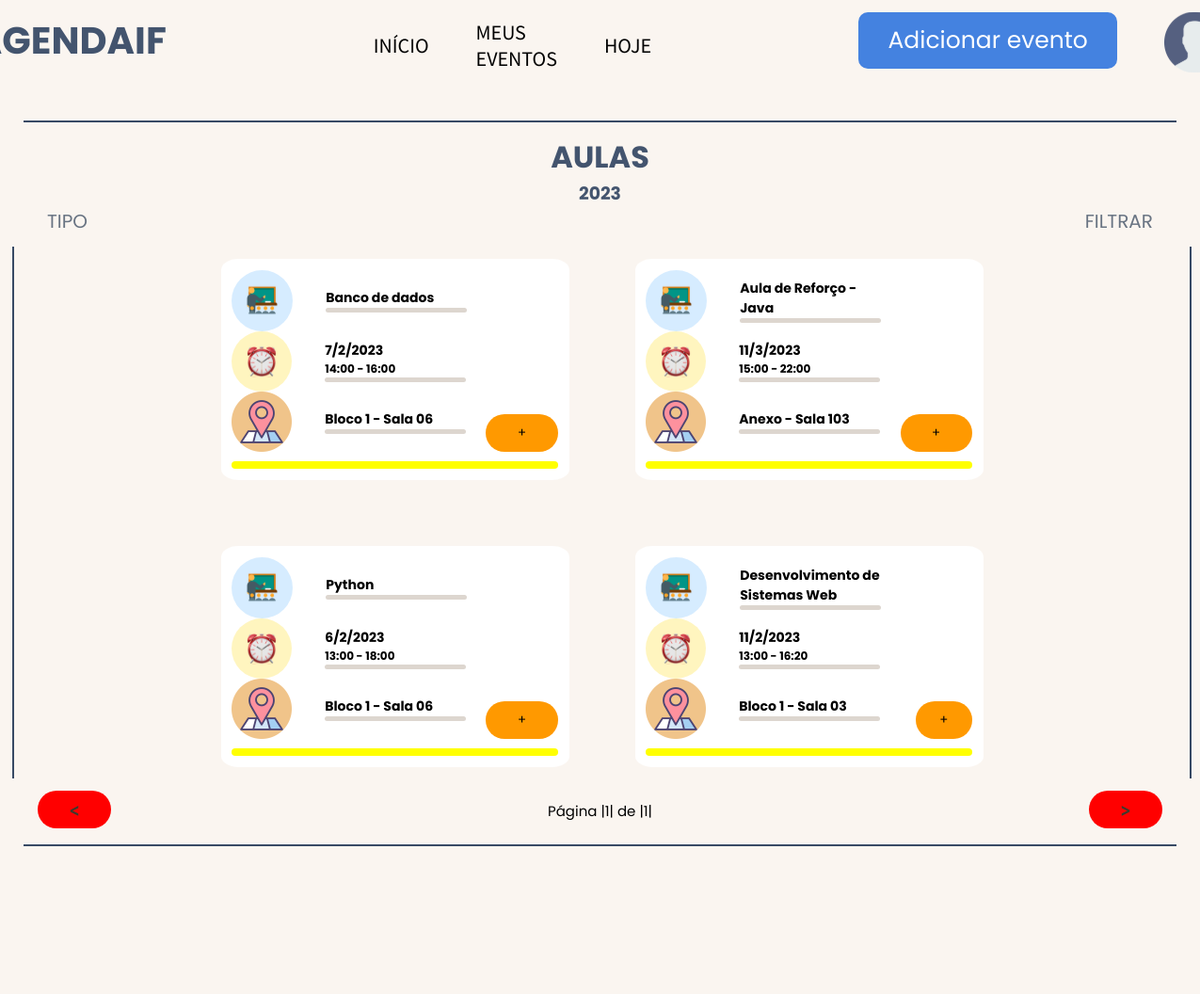
Screenshot of /eventos/yearClassrooms/ (signed in) with the database file from the repository.
### events/models.py (models this page shows, shortened)
class Eventos(models.Model):
    name = models.CharField(max_length=80, verbose_name= 'Disciplina ou Tema:')
    registrationDate = models.DateField(default= date.today, verbose_name= 'Data')
    timeStart = models.TimeField( verbose_name= 'Hora inicial')
    timeEnd = models.TimeField(verbose_name= 'Hora final')
    meals = models.DecimalField(max_digits=3, decimal_places= 0, verbose_name= 'Refeições')
    tipo = models.CharField(max_length=12)
    local = models.ForeignKey(Salas, on_delete= models.DO_NOTHING, verbose_name= 'Local')
    user = models.ForeignKey(User, on_delete=models.DO_NOTHING)
    class Meta:
        verbose_name = 'Evento'

class Salas(models.Model):
    name = models.CharField(max_length=30)
    tam = models.DecimalField(max_digits=3, decimal_places=0)
    def __str__(self) -> str:
        return self.name
    class Meta:
        verbose_name = 'Sala'

### events/views.py (the view)
# urls.py: path('yearClassrooms/', views.yearClassrooms, name = 'yearClassrooms'),
def yearClassrooms(request):
    if request.session.get('user'):
        user = User.objects.get(id = request.session['user'])
        dateToday = date.today()
        events = Eventos.objects.all()
        eventsFilter = set()
        eventsFilterTwo = set()
        for filter in events:
            if filter.registrationDate.year == dateToday.year:
                eventsFilter.add(filter)
        for filter in eventsFilter:
            if filter.tipo == 'Aula':
                eventsFilterTwo.add(filter)
        eventsFilterTwo = list(eventsFilterTwo)
        paginator = Paginator(eventsFilterTwo, 8)
        page_num =  request.GET.get('page')
        page = paginator.get_page(page_num)
        return render(request, 'yearClassrooms.html',
                             {'Eventos': eventsFilterTwo, 'today': dateToday, 'user': user, 'page': page})
    else:
        return redirect('/usuario/login/?status=2')

### users/models.py (called while the page is built)
    def __str__(self) -> str:
        return self.name

### events/templates/yearClassrooms.html (shortened to what this page needs)
{% extends 'baseYear.html' %} {% load static %} {% block 'content' %}
<div class="header">
  <h1>AULAS</h1>
  <h3>{{today.year}}</h3>
  <div class="filters">
    <div class="dropdownFilterStart">
      <ul class="dropdown">
          <li>TIPO</li>
      </ul>
    </div>
    <div class="dropdownFilter">
      <ul class="dropdown">
          <li>FILTRAR</li>
      </ul>
    </div>
  </div>
</div>
<div class="word">
  <div class="line3"></div>
  <section>
    {% for evento in page.object_list %}
    <div class="block">
      <div class="block2">
        <div class="square">
          <aside>
            {% if evento.tipo == 'Aula' %}
              <img src="{% static 'img/classroom.svg' %}" />
            {% endif %}
            <div class="info">
              <h1>{{evento.name}}</h1>
              <div class="line2"></div>
            </div>
          </aside>
          <aside>
            <img src="{% static 'img/time.svg' %}" />
            <div class="info">
              <h1>
                {{evento.registrationDate.day}}/{{evento.registrationDate.month}}/{{evento.registrationDate.year}}
              </h1>
              <h4>{{evento.timeStart}} - {{evento.timeEnd}}</h4>
              <div class="line2"></div>
            </div>
          </aside>
          <aside>
            <img src="{% static 'img/local.svg' %}" />
            <div class="info">
              <h1>{{evento.local}}</h1>
              <div class="line2"></div>
            </div>
          </aside>
        </div>
        <button class="openmodal" id="dialog{{evento.id}}">+</button>
      </div>
      {% if today != evento.registrationDate %}
      <aside>
        <div class="line2-1" style="background-color: yellow;"></div>
      </aside>
      {% endif %}
    </div>
    {% endfor %}
  </section>
  <div class="line3"></div>
  {% endblock %}

### static/css/base.css (style rules this page uses)
* { margin: 0; padding: 0; box-sizing: border-box; font-family: 'Poppins', sans-serif; }
.line2 { width: 150px; padding: 2.5px; border-radius: 12px; background-color: #DDD6CF; }
.line2-1 { width: 350px; padding: 4px; border-radius: 12px; margin-top: 5px; background-color: #15ff00; }
.line3 { height: 100%; padding: 1px; background-color: #384A65; }
body { display: flex; flex-direction: column; height: 100vh; background-color: #FAF5F0; }
main div.header h1 { display: flex; justify-content: center; color: #43546E; }
main div.header h3 { display: flex; justify-content: center; color: #43546E; }
main div.header div.filters { display: flex; align-items: center; justify-content: space-between; }
main div.header div.filters div.dropdownFilter { display: flex; padding: 0 50px; color: #687382; font-size: 20px; }
main div.header div.filters div.dropdownFilter ul.dropdown { display: flex; flex-direction: column; align-items: center; justify-content: center; position: relative; list-style: none; }
main div.header div.filters div.dropdownFilter ul li { cursor: pointer; }
main div.header div.filters div.dropdownFilterStart { display: flex; padding-left: 50px; color: #687382; font-size: 20px; }
main div.header div.filters div.dropdownFilterStart ul.dropdown { display: flex; flex-direction: column; align-items: center; justify-content: center; position: relative; list-style: none; }
main div.header div.filters div.dropdownFilterStart ul li { cursor: pointer; }
main div.word { display: flex; padding: 1% 1%; height: 90%; }
main section { flex: 1 0 auto; height: auto; width: 100%; display: flex; flex-wrap: wrap; justify-content: center; align-items: center; gap: 70px; padding: 1% 3%; }
main section div.block { display: flex; flex-direction: column; justify-content: center; width: 370px; height: 235px; gap: 2%; padding: 0 1%; background-color: white; border-radius: 5%; }
main section div.block aside { font-size: 12px; display: flex; gap: 35px; align-items: center; }
main section div.block aside div.info { display: flex; flex-direction: column; }
main section div.block div.block2 { display: flex; align-items:flex-end; justify-content: center; gap: 20px; }
main section div.block div.block2 button { display: flex; align-items: center; justify-content: center; background-color: #FF9900; border: none; border-radius: 20px; color: black; height: 40px; width: 80px; cursor: pointer; }

### rows the page displays
Eventos: name "Banco de dados", registrationDate.day "7", registrationDate.month "2", registrationDate.year "2023", timeStart "14:00", timeEnd "16:00", local "Bloco 1 - Sala 06"
Eventos: name "Aula de Reforço - Java", registrationDate.day "11", registrationDate.month "3", registrationDate.year "2023", timeStart "15:00", timeEnd "22:00", local "Anexo - Sala 103"
Eventos: name "Python", registrationDate.day "6", registrationDate.month "2", registrationDate.year "2023", timeStart "13:00", timeEnd "18:00", local "Bloco 1 - Sala 06"
Eventos: name "Desenvolvimento de Sistemas Web", registrationDate.day "11", registrationDate.month "2", registrationDate.year "2023", timeStart "13:00", timeEnd "16:20", local "Bloco 1 - Sala 03"

### other values shown
{{ page.number }} "1"
{{ page.paginator.num_pages }} "1"
